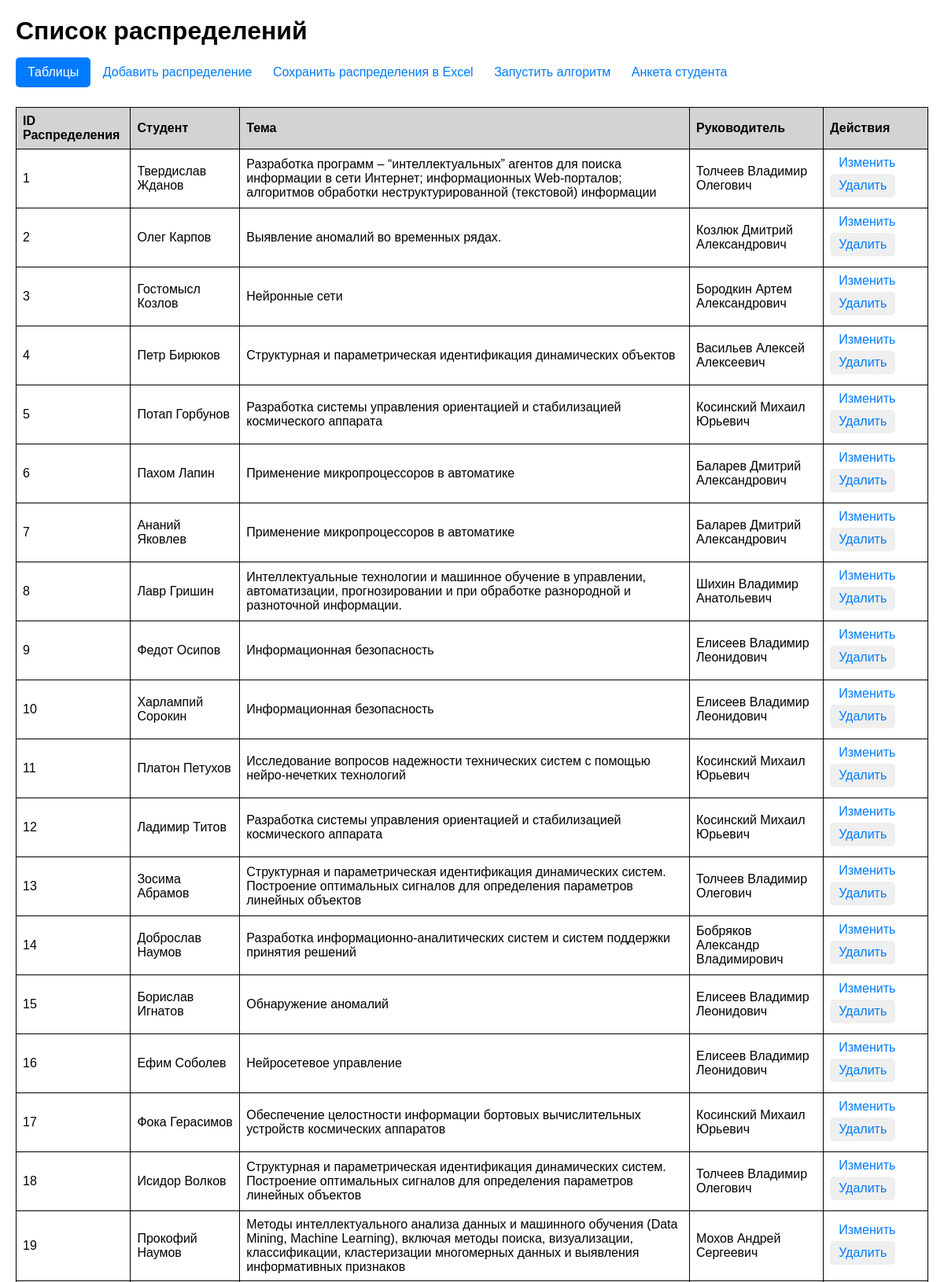
The page / (upper part) on the database its author committed.
### models.py (models this page shows)
class Distribution(Base):
    __tablename__ = 'distributions'
    distribution_id = Column(Integer, primary_key=True)
    student_id = Column(Integer, ForeignKey('students.student_id'), nullable=False)
    theme_id = Column(Integer, ForeignKey('themes.theme_id'), nullable=False)
    adviser_id = Column(Integer, ForeignKey('advisers.adviser_id'), nullable=False)
    interest_level = Column(Integer)
    student = relationship("Student", back_populates="distributions")
    theme = relationship("Theme", back_populates="distributions")
    adviser = relationship("Adviser", back_populates="distributions")

class Student(Base):
    __tablename__ = 'students'
    student_id = Column(Integer, primary_key=True)
    firstname = Column(String, nullable=False)
    lastname = Column(String, nullable=False)
    patronymic = Column(String, nullable=False)
    group_student = Column(String, nullable=False)
    grades = relationship("StudentSubjectGrade", back_populates="student")
    interests = relationship("StudentThemeInterest", back_populates="student")
    distributions = relationship("Distribution", back_populates="student")

class Theme(Base):
    __tablename__ = 'themes'
    theme_id = Column(Integer, primary_key=True)
    theme_name = Column(String, nullable=False)
    subject_importances = relationship("ThemeSubjectImportance", back_populates="theme")
    student_theme_interests = relationship("StudentThemeInterest", back_populates="theme")
    adviser_themes = relationship("AdviserTheme", back_populates="theme")
    distributions = relationship("Distribution", back_populates="theme")

class Adviser(Base):
    __tablename__ = 'advisers'
    adviser_id = Column(Integer, primary_key=True)
    firstname = Column(String, nullable=False)
    lastname = Column(String, nullable=False)
    patronymic = Column(String, nullable=False)
    number_of_places = Column(Integer, nullable=False)
    adviser_themes = relationship("AdviserTheme", back_populates="adviser")
    distributions = relationship("Distribution", back_populates="adviser")

### app.py (the view)
@app.route('/')
def index():
    with Session() as session:
        distributions = (session.query(Distribution).options(
            joinedload(Distribution.student),
            joinedload(Distribution.adviser),
            joinedload(Distribution.theme)).all()
        )
    return render_template('index.html', distributions=distributions)

### templates/index.html (shortened to what this page needs)
<!DOCTYPE html>
<html lang="en">
<head>
</head>
<body>
    <h1>Список распределений</h1>
        {% include 'dropdown_tables.html' %}
    <a href="{{ url_for('add_distribution') }}">Добавить распределение</a>
    <a href="{{ url_for('save') }}"> Сохранить распределения в Excel</a>
    <a href="{{url_for('run_main')}}">Запустить алгоритм</a>
    <a href="{{url_for('form_student')}}">Анкета студента </a>
    <table>
        <tr>
            <th>ID Распределения</th>
            <th>Студент</th>
            <th>Тема</th>
            <th>Руководитель</th>
            <th>Действия</th>
        </tr>
        {% for distribution in distributions %}
        <tr>
            <td>{{ distribution.distribution_id }}</td>
            <td>{{ distribution.student.firstname }} {{ distribution.student.lastname }}</td>
            <td>{{ distribution.theme.theme_name }}</td>
            <td>{{ distribution.adviser.firstname }} {{ distribution.adviser.lastname }} {{ distribution.adviser.patronymic }}</td>
            <td>
                <a href="{{ url_for('update_distribution', distribution_id=distribution.distribution_id) }}">Изменить</a>
                <button onclick="showDeleteConfirmationDistribution({{ distribution.distribution_id }}, '{{ distribution.student_id }}', '{{ distribution.theme_id }}', '{{ distribution.adviser_id }}')">Удалить</button>
            </td>
        </tr>
        {% endfor %}
    </table>
</body>
</html>

### templates/index.html (style rules this page uses)
body { font-family: Arial, sans-serif; margin: 20px; }
table { width: 100%; border-collapse: collapse; margin-top: 20px; }
th, td { border: 1px solid ; padding: 8px; text-align: left; }
th { background-color: lightgray; }
a,button { font-size: 16px; padding: 5px 10px; text-decoration: none; color: #007bff; border: 1px solid transparent; border-radius: 5px; transition: background-color 0.3s; margin-bottom: 5px; margin-top: 5px; }
h1 { margin-bottom: 10px; }

### rows shown on the page
Distribution: distribution_id "1", student.firstname "Твердислав", student.lastname "Жданов", theme.theme_name "Разработка программ – “интеллектуальных” агентов для поиска информации в сети Интернет; информационных Web-порталов; алгоритмов обработки неструктурированной (текстовой) информации", adviser.firstname "Толчеев", adviser.lastname "Владимир", adviser.patronymic "Олегович"
Distribution: distribution_id "2", student.firstname "Олег", student.lastname "Карпов", theme.theme_name "Выявление аномалий во временных рядах.", adviser.firstname "Козлюк", adviser.lastname "Дмитрий", adviser.patronymic "Александрович"
Distribution: distribution_id "3", student.firstname "Гостомысл", student.lastname "Козлов", theme.theme_name "Нейронные сети", adviser.firstname "Бородкин", adviser.lastname "Артем", adviser.patronymic "Александрович"
Distribution: distribution_id "4", student.firstname "Петр", student.lastname "Бирюков", theme.theme_name "Структурная и параметрическая идентификация динамических объектов", adviser.firstname "Васильев", adviser.lastname "Алексей", adviser.patronymic "Алексеевич"
Distribution: distribution_id "5", student.firstname "Потап", student.lastname "Горбунов", theme.theme_name "Разработка системы управления ориентацией и стабилизацией космического аппарата", adviser.firstname "Косинский", adviser.lastname "Михаил", adviser.patronymic "Юрьевич"
Distribution: distribution_id "6", student.firstname "Пахом", student.lastname "Лапин", theme.theme_name "Применение микропроцессоров в автоматике", adviser.firstname "Баларев", adviser.lastname "Дмитрий", adviser.patronymic "Александрович"
Distribution: distribution_id "7", student.firstname "Ананий", student.lastname "Яковлев", theme.theme_name "Применение микропроцессоров в автоматике", adviser.firstname "Баларев", adviser.lastname "Дмитрий", adviser.patronymic "Александрович"
Distribution: distribution_id "8", student.firstname "Лавр", student.lastname "Гришин", theme.theme_name "Интеллектуальные технологии и машинное обучение в управлении, автоматизации, прогнозировании и при обработке разнородной и разноточной информации.", adviser.firstname "Шихин", adviser.lastname "Владимир", adviser.patronymic "Анатольевич"
Distribution: distribution_id "9", student.firstname "Федот", student.lastname "Осипов", theme.theme_name "Информационная безопасность", adviser.firstname "Елисеев", adviser.lastname "Владимир", adviser.patronymic "Леонидович"
Distribution: distribution_id "10", student.firstname "Харлампий", student.lastname "Сорокин", theme.theme_name "Информационная безопасность", adviser.firstname "Елисеев", adviser.lastname "Владимир", adviser.patronymic "Леонидович"
Distribution: distribution_id "11", student.firstname "Платон", student.lastname "Петухов", theme.theme_name "Исследование вопросов надежности технических систем с помощью нейро-нечетких технологий", adviser.firstname "Косинский", adviser.lastname "Михаил", adviser.patronymic "Юрьевич"
Distribution: distribution_id "12", student.firstname "Ладимир", student.lastname "Титов", theme.theme_name "Разработка системы управления ориентацией и стабилизацией космического аппарата", adviser.firstname "Косинский", adviser.lastname "Михаил", adviser.patronymic "Юрьевич"
Distribution: distribution_id "13", student.firstname "Зосима", student.lastname "Абрамов", theme.theme_name "Структурная и параметрическая идентификация динамических систем. Построение оптимальных сигналов для определения параметров линейных объектов", adviser.firstname "Толчеев", adviser.lastname "Владимир", adviser.patronymic "Олегович"
Distribution: distribution_id "14", student.firstname "Доброслав", student.lastname "Наумов", theme.theme_name "Разработка информационно-аналитических систем и систем поддержки принятия решений", adviser.firstname "Бобряков", adviser.lastname "Александр", adviser.patronymic "Владимирович"
Distribution: distribution_id "15", student.firstname "Борислав", student.lastname "Игнатов", theme.theme_name "Обнаружение аномалий", adviser.firstname "Елисеев", adviser.lastname "Владимир", adviser.patronymic "Леонидович"
Distribution: distribution_id "16", student.firstname "Ефим", student.lastname "Соболев", theme.theme_name "Нейросетевое управление", adviser.firstname "Елисеев", adviser.lastname "Владимир", adviser.patronymic "Леонидович"
Distribution: distribution_id "17", student.firstname "Фока", student.lastname "Герасимов", theme.theme_name "Обеспечение целостности информации бортовых вычислительных устройств космических аппаратов", adviser.firstname "Косинский", adviser.lastname "Михаил", adviser.patronymic "Юрьевич"
Distribution: distribution_id "18", student.firstname "Исидор", student.lastname "Волков", theme.theme_name "Структурная и параметрическая идентификация динамических систем. Построение оптимальных сигналов для определения параметров линейных объектов", adviser.firstname "Толчеев", adviser.lastname "Владимир", adviser.patronymic "Олегович"
Distribution: distribution_id "19", student.firstname "Прокофий", student.lastname "Наумов", theme.theme_name "Методы интеллектуального анализа данных и машинного обучения (Data Mining, Machine Learning), включая методы поиска, визуализации, классификации, кластеризации многомерных данных и выявления информативных признаков", adviser.firstname "Мохов", adviser.lastname "Андрей", adviser.patronymic "Сергеевич"
